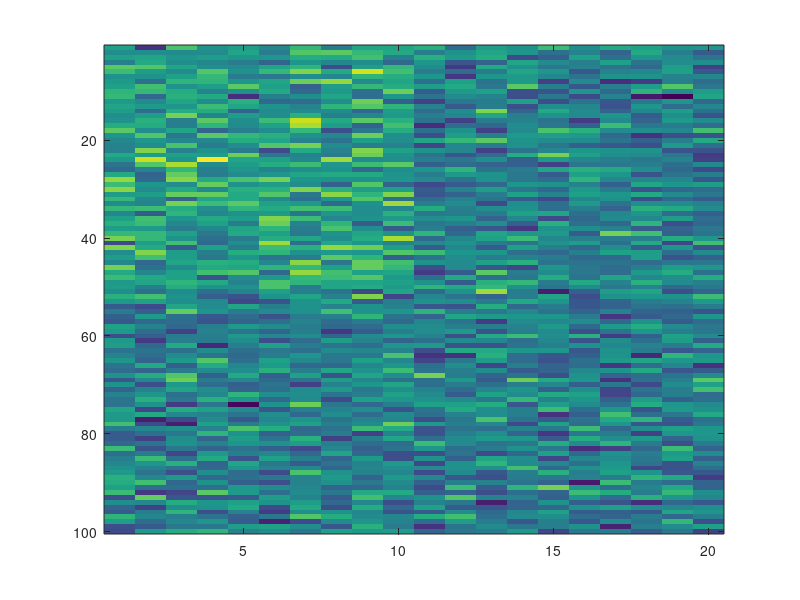
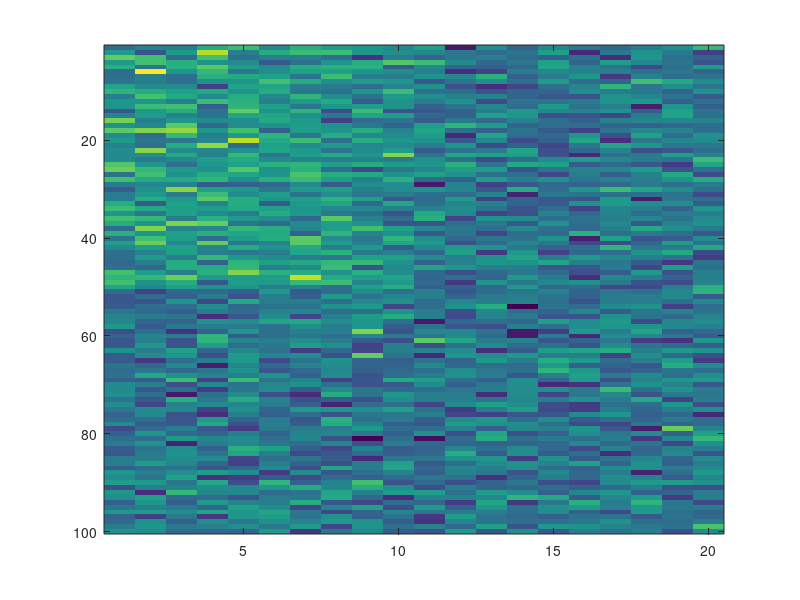

Here is the MATLAB script that generated these plots, in order:
%% Running SOS Lasso with *WholeBrain_MVPA*
% 

%% The data
% The fMRI data should be formatted so that each row is a training
% _example_, and the columns are the _features_ that express each example.
% An _example_ might correspond to the activation over voxels at a
% particular point in time, the beta values or t-values resulting from an
% initial univariate model of a design matrix convolved with an HRF, or
% anything else you like. Each feature, for our purposes, is a voxel. 
%
% * This matrix can be named whatever you like.
% * It must be saved in a .mat file, either on it's own or along with other
%   variables.
% * The .mat file itself can be named whatever you like, with the one
%   constraint that *WholeBrain_MVPA* will expect a subject number to be
%   present somewhere in the filename.
% * Numbers can be zero padded.
%
% In this demo, we'll call the matrix |X|, which will be the only variable we save to the .mat file.
%
% Imagine a study with 100 unique items, sampled equally from two
% categories or belonging to two experimental conditions. Further, imagine that
% there are 1,000 voxels in the cortex of this subject.
%
% Let |y| represent the category or condition labels of the items. This is
% the target structure that we will be modelling based on the data in |X|.
% Since all methods in this package are binary classifiers, |y| should be
% binary. We'll make |y| dependent on independent contributions from 10
% voxels.

nitems = 100;
nvoxels = 1000;
y = (1:100 <= 50)';

%% Targets metadata.targets
% Information about targets (i.e., possible y vectors) should be stored in a
% structure with 5 required fields:
% 
% # |label|
% # |type|
% # |targets|
% # |sim_source|
% # |sim_metric|
%
% Only the first three are relevant for classification analyses, but all
% must be present.

TARGETS(1) = struct(...
  'label','faces',...
  'type','category',...
  'target',y, ...
  'sim_source',[],'sim_metric',[]);
TARGETS(2) = struct(...
  'label','places',...
  'type','category',...
  'target',~y, ...
  'sim_source',[],'sim_metric',[]);

%% Cross-validation
% Next, we'll define indexes for cross validation. A single
% cross-validation _scheme_ is a vector, containing the whole-numbers |1:k|,
% where |k| is the number of cross validation folds. 
% 
% The Matlab function |cvpartition|, which belongs to the Statistics Toolbox,
% is very helpful for generating cross-validation schemes. One of the major
% advantages of using |cvpartition| is that, if you give it a categorical
% target structure as its first argument, it will pick |k| holdout sets
% where each set has a balanced sample of each category.
%
% For example, try:
%
%   y = repmat((1:3)', 20, 1);
%   c = cvpartition(y, 'kfold', 10);
%   disp(c);
%   for i = 1:10
%       z = test(c, i);
%       disp('Holdout index:');
%       disp(find(z)');
%       tabulate(y(z));
%       fprintf('\n\n');
%   end
%
% You can pre-specify multiple cross-validation schemes. If you specify
% more than one, each individual scheme will be a column in a matrix. When
% defining your analysis, you will provide a |cvscheme|, which will simply
% be a column-index into this matrix you are defining.
%
% For example, let's set up 10 cross validation schemes, each defining a
% different data partition for 10-fold cross validation.
nschemes = 10;
nfolds = 10;
SCHEMES = zeros(nitems, nschemes);
for iScheme = 1:nschemes
    c = cvpartition(y,'KFold', nfolds);
    for iFold = 1:nfolds
        SCHEMES(:,iScheme) = SCHEMES(:,iScheme) + (test(c, iFold) * iFold);
    end
end

%% Filters
% You may want to be able to select/exclude subsets of voxels and items without
% needed to make multiple copies of the data. By specifying filters, you can
% pre-specify these subsets and apply them programmatically.
%
% A filter is represented as a structure with 3 required fields:
%
% # |label| - names the filter so that it can be easily referenced.
% # |dimension| - encodes whether the filter applies to rows (1) or
% columns (2) of X.
% # |filter| - a binary vectory that represents the filter
% itself.
%
% Here, lets set up (totally arbitrarily) two filters. The first will
% define a region of interest and the second will exclude outliers.
z = [true(500,1);false(9500,1)];
FILTERS(1) = struct('label','ROI01', 'dimension', 2, 'filter', z);
z = [true(98,1);false(2,1)];
FILTERS(2) = struct('label','GoodRows', 'dimension', 1, 'filter', z);

%% Coordinates
% Up to this point, we've considered our data strictly as a matrix, with
% rows as examples and columns as features. Of course, voxels exist in
% space, and in order to ultimately map weight vectors or information maps
% back into a brain-space for visualization, you'll need to know the
% coordinate of each voxel.
%
% Like filters, coordinates are represented in a structure that allows
% descriptive labeling, and also allows you to store the three
% index/coordinate types that AFNI will output (via *3dMaskDump*):
% 
% * |ind| - 1-dimensional index.
% * |ijk| - the integer-valued data-space coordinates.
% * |xyz| - the "real world" decimal valued coordinates (in _mm_).
% 
% Something a bit awkward and idiosyncratic about the coordinate structure
% is that the field that functions the same as |label| so many other places
% in the metadata structure is, here, called |orientation|. This is because
% I figured the only reason one would have multiple coordinate spaces
% per subject is to represent the result of multiple warps. Each coordinate
% space resulting from a warp, in AFNI parlance, is an orientation. So,
% that is the etymology of the |orientation| label.
%
% That all being said, I've been meaning to rename |orientation| to |label|
% for ages for the sake of internal consistency, and because
% *WholeBrain_MVPA* does not do anything special behind the scenes with the
% field. It is treated exactly as values in the |label| field are treated
% elsewhere. Which means there is nothing special about using _orig_ or
% _tlrc_ as values for the orientation field. (If there is part of the code
% the breaks if you don't use _orig_ or _tlrc_, that would qualify as a
% bug!)
% 

ind = (1:nvoxels)';
ijk = [(1:nvoxels)',ones(nvoxels,1),ones(nvoxels,1)];
xyz = bsxfun(@minus, ijk, [nvoxels/2, 1, 1]);

COORDS(1) = struct('orientation','orig','ind',ind,'ijk',ijk,'xyz',xyz);
COORDS(2) = struct('orientation','tlrc','ind',ind,'ijk',ijk,'xyz',xyz);

%% Putting it all together
% The metadata object compiles these three items, along with a couple other
% bits of information, into a single structure. The metadata structure has
% several required fields:
% 
% * |subject| - A numeric* subject ID.
% * |targets| - Which will contain something like the |TARGETS| structure
% defined above.
% * |filters| - Which will contain something like the |FILTERS| structure
% defined above.
% * |coords| - Which will contain something like the |COORDS| structure
% defined above.
% * |cvind| - Which will contain something like the |SCHEMES| matrix
% defined above.
% * |nrow| - The number of rows in the data matrix for this subject (before
% applying any of the filters contained in |metadata(s).filters|).
% * |ncol| - The number of columns in the data matrix for this subject (before
% applying any of the filters contained in |metadata(s).filters|).
% 
% There will be a metadata structure for each subject, compiled into a
% structured array. Although in the example below subjects 100 and 101 are
% the same aside from their subject numbers, in practice they could be
% given different information.

% Subject 100
metadata(1).subject = 100;
metadata(1).targets = TARGETS;
metadata(1).filters = FILTERS;
metadata(1).coords = COORDS;
metadata(1).cvind = SCHEMES;
metadata(1).nrow = nitems;
metadata(1).ncol = nvoxels;

% Subject 101
metadata(2).subject = 101;
metadata(2).targets = TARGETS;
metadata(2).filters = FILTERS;
metadata(2).coords = COORDS;
metadata(2).cvind = SCHEMES;
metadata(2).nrow = nitems;
metadata(2).ncol = nvoxels;

%% Save the data to disk
% Despite having data and metadata organized properly in memory, before working
% with *WholeBrain_MVPA* we need to write the data to disk. The reason for this
% is that *WholeBrain_MVPA* is not written to be used interactively, but rather
% to facilitate to use in headless, batch applications particularly on
% distributed computing systems. *WholeBrain_MVPA* accepts paths to files on
% disk, as well as many other parameters.
% The data and metadata should be saved to a central location where it can be
% easily referenced.
% These files can be named whatever you like. You will be referencing them with
% explicit paths, and *WholeBrain_MVPA* does not make any assumptions about them.
% The program does assume that the *variable* names are X and metadata, but
% this default can be overwritten with certain parameters to *WholeBrain_MVPA*
% (data_var and metadata_var) if you prefer another convention.
subjects = [metadata.subject];
datadir = './shared';
if ~exist(datadir,'dir')
    mkdir(datadir);
end
for iSubj = 1:2
	s = subjects(iSubj);
  
    X = randn(nitems, nvoxels);
%   X = randn(nitems, nvoxels);
    X(1:50,1:10) = X(1:50,1:10) + 1;
    filename = sprintf('s%03d.mat', s);
    filepath = fullfile(datadir,filename);
    save(filepath, 'X');
    figure(iSubj)
    imagesc(X(:,1:20));
end

save(fullfile(datadir,'metadata.mat'), 'metadata');

%% Conclusion
% Setting up the metadata structure can be a bit of a hassle, and is by
% its nature labor intensive. It is important to take great care when
% setting it up, because the metadata structure is the primary
% data structure that *WholeBrain_MVPA* will reference when attempting to
% run analyses.
%
% The good news is, that you do not need to set it up anew for every
% analysis. On the contrary, in an ideal world you should only need to
% specify the metadata structure one time per project, unless new filters,
% targets, or coordinates become necessary, or the underlying data matrices
% themselves change in some way.
%
% Once the metadata structure is defined and saved to the hard-drive, we
% can get on with the more interesting work of specifying anayses.


